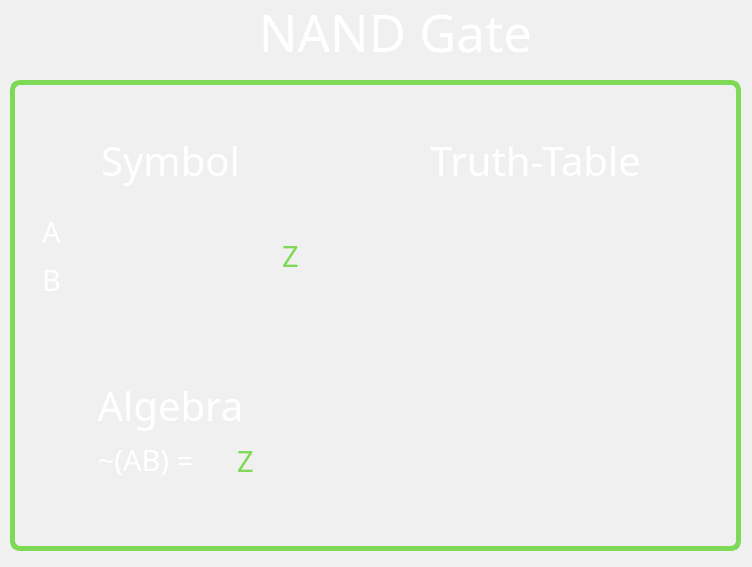
<?xml version="1.0" encoding="UTF-8"?>
<ui version="4.0">
 <class>Nand_Dialog</class>
 <widget class="QDialog" name="Nand_Dialog">
  <property name="geometry">
   <rect>
    <x>0</x>
    <y>0</y>
    <width>752</width>
    <height>567</height>
   </rect>
  </property>
  <property name="palette">
   <palette>
    <active>
     <colorrole role="WindowText">
      <brush brushstyle="SolidPattern">
       <color alpha="255">
        <red>255</red>
        <green>255</green>
        <blue>255</blue>
       </color>
      </brush>
     </colorrole>
     <colorrole role="Button">
      <brush brushstyle="SolidPattern">
       <color alpha="255">
        <red>46</red>
        <green>46</green>
        <blue>46</blue>
       </color>
      </brush>
     </colorrole>
     <colorrole role="Light">
      <brush brushstyle="SolidPattern">
       <color alpha="255">
        <red>69</red>
        <green>69</green>
        <blue>69</blue>
       </color>
      </brush>
     </colorrole>
     <colorrole role="Midlight">
      <brush brushstyle="SolidPattern">
       <color alpha="255">
        <red>57</red>
        <green>57</green>
        <blue>57</blue>
       </color>
      </brush>
     </colorrole>
     <colorrole role="Dark">
      <brush brushstyle="SolidPattern">
       <color alpha="255">
        <red>23</red>
        <green>23</green>
        <blue>23</blue>
       </color>
      </brush>
     </colorrole>
     <colorrole role="Mid">
      <brush brushstyle="SolidPattern">
       <color alpha="255">
        <red>31</red>
        <green>31</green>
        <blue>31</blue>
       </color>
      </brush>
     </colorrole>
     <colorrole role="Text">
      <brush brushstyle="SolidPattern">
       <color alpha="255">
        <red>255</red>
        <green>255</green>
        <blue>255</blue>
       </color>
      </brush>
     </colorrole>
     <colorrole role="BrightText">
      <brush brushstyle="SolidPattern">
       <color alpha="255">
        <red>255</red>
        <green>255</green>
        <blue>255</blue>
       </color>
      </brush>
     </colorrole>
     <colorrole role="ButtonText">
      <brush brushstyle="SolidPattern">
       <color alpha="255">
        <red>255</red>
        <green>255</green>
        <blue>255</blue>
       </color>
      </brush>
     </colorrole>
     <colorrole role="Base">
      <brush brushstyle="SolidPattern">
       <color alpha="255">
        <red>0</red>
        <green>0</green>
        <blue>0</blue>
       </color>
      </brush>
     </colorrole>
     <colorrole role="Window">
      <brush brushstyle="SolidPattern">
       <color alpha="255">
        <red>46</red>
        <green>46</green>
        <blue>46</blue>
       </color>
      </brush>
     </colorrole>
     <colorrole role="Shadow">
      <brush brushstyle="SolidPattern">
       <color alpha="255">
        <red>0</red>
        <green>0</green>
        <blue>0</blue>
       </color>
      </brush>
     </colorrole>
     <colorrole role="AlternateBase">
      <brush brushstyle="SolidPattern">
       <color alpha="255">
        <red>23</red>
        <green>23</green>
        <blue>23</blue>
       </color>
      </brush>
     </colorrole>
     <colorrole role="ToolTipBase">
      <brush brushstyle="SolidPattern">
       <color alpha="255">
        <red>255</red>
        <green>255</green>
        <blue>220</blue>
       </color>
      </brush>
     </colorrole>
     <colorrole role="ToolTipText">
      <brush brushstyle="SolidPattern">
       <color alpha="255">
        <red>0</red>
        <green>0</green>
        <blue>0</blue>
       </color>
      </brush>
     </colorrole>
     <colorrole role="PlaceholderText">
      <brush brushstyle="SolidPattern">
       <color alpha="127">
        <red>255</red>
        <green>255</green>
        <blue>255</blue>
       </color>
      </brush>
     </colorrole>
    </active>
    <inactive>
     <colorrole role="WindowText">
      <brush brushstyle="SolidPattern">
       <color alpha="255">
        <red>0</red>
        <green>0</green>
        <blue>0</blue>
       </color>
      </brush>
     </colorrole>
     <colorrole role="Button">
      <brush brushstyle="SolidPattern">
       <color alpha="255">
        <red>240</red>
        <green>240</green>
        <blue>240</blue>
       </color>
      </brush>
     </colorrole>
     <colorrole role="Light">
      <brush brushstyle="SolidPattern">
       <color alpha="255">
        <red>255</red>
        <green>255</green>
        <blue>255</blue>
       </color>
      </brush>
     </colorrole>
     <colorrole role="Midlight">
      <brush brushstyle="SolidPattern">
       <color alpha="255">
        <red>227</red>
        <green>227</green>
        <blue>227</blue>
       </color>
      </brush>
     </colorrole>
     <colorrole role="Dark">
      <brush brushstyle="SolidPattern">
       <color alpha="255">
        <red>160</red>
        <green>160</green>
        <blue>160</blue>
       </color>
      </brush>
     </colorrole>
     <colorrole role="Mid">
      <brush brushstyle="SolidPattern">
       <color alpha="255">
        <red>160</red>
        <green>160</green>
        <blue>160</blue>
       </color>
      </brush>
     </colorrole>
     <colorrole role="Text">
      <brush brushstyle="SolidPattern">
       <color alpha="255">
        <red>0</red>
        <green>0</green>
        <blue>0</blue>
       </color>
      </brush>
     </colorrole>
     <colorrole role="BrightText">
      <brush brushstyle="SolidPattern">
       <color alpha="255">
        <red>255</red>
        <green>255</green>
        <blue>255</blue>
       </color>
      </brush>
     </colorrole>
     <colorrole role="ButtonText">
      <brush brushstyle="SolidPattern">
       <color alpha="255">
        <red>0</red>
        <green>0</green>
        <blue>0</blue>
       </color>
      </brush>
     </colorrole>
     <colorrole role="Base">
      <brush brushstyle="SolidPattern">
       <color alpha="255">
        <red>255</red>
        <green>255</green>
        <blue>255</blue>
       </color>
      </brush>
     </colorrole>
     <colorrole role="Window">
      <brush brushstyle="SolidPattern">
       <color alpha="255">
        <red>240</red>
        <green>240</green>
        <blue>240</blue>
       </color>
      </brush>
     </colorrole>
     <colorrole role="Shadow">
      <brush brushstyle="SolidPattern">
       <color alpha="255">
        <red>105</red>
        <green>105</green>
        <blue>105</blue>
       </color>
      </brush>
     </colorrole>
     <colorrole role="AlternateBase">
      <brush brushstyle="SolidPattern">
       <color alpha="255">
        <red>245</red>
        <green>245</green>
        <blue>245</blue>
       </color>
      </brush>
     </colorrole>
     <colorrole role="ToolTipBase">
      <brush brushstyle="SolidPattern">
       <color alpha="255">
        <red>255</red>
        <green>255</green>
        <blue>220</blue>
       </color>
      </brush>
     </colorrole>
     <colorrole role="ToolTipText">
      <brush brushstyle="SolidPattern">
       <color alpha="255">
        <red>0</red>
        <green>0</green>
        <blue>0</blue>
       </color>
      </brush>
     </colorrole>
     <colorrole role="PlaceholderText">
      <brush brushstyle="SolidPattern">
       <color alpha="128">
        <red>0</red>
        <green>0</green>
        <blue>0</blue>
       </color>
      </brush>
     </colorrole>
    </inactive>
    <disabled>
     <colorrole role="WindowText">
      <brush brushstyle="SolidPattern">
       <color alpha="255">
        <red>23</red>
        <green>23</green>
        <blue>23</blue>
       </color>
      </brush>
     </colorrole>
     <colorrole role="Button">
      <brush brushstyle="SolidPattern">
       <color alpha="255">
        <red>46</red>
        <green>46</green>
        <blue>46</blue>
       </color>
      </brush>
     </colorrole>
     <colorrole role="Light">
      <brush brushstyle="SolidPattern">
       <color alpha="255">
        <red>69</red>
        <green>69</green>
        <blue>69</blue>
       </color>
      </brush>
     </colorrole>
     <colorrole role="Midlight">
      <brush brushstyle="SolidPattern">
       <color alpha="255">
        <red>57</red>
        <green>57</green>
        <blue>57</blue>
       </color>
      </brush>
     </colorrole>
     <colorrole role="Dark">
      <brush brushstyle="SolidPattern">
       <color alpha="255">
        <red>23</red>
        <green>23</green>
        <blue>23</blue>
       </color>
      </brush>
     </colorrole>
     <colorrole role="Mid">
      <brush brushstyle="SolidPattern">
       <color alpha="255">
        <red>31</red>
        <green>31</green>
        <blue>31</blue>
       </color>
      </brush>
     </colorrole>
     <colorrole role="Text">
      <brush brushstyle="SolidPattern">
       <color alpha="255">
        <red>23</red>
        <green>23</green>
        <blue>23</blue>
       </color>
      </brush>
     </colorrole>
     <colorrole role="BrightText">
      <brush brushstyle="SolidPattern">
       <color alpha="255">
        <red>255</red>
        <green>255</green>
        <blue>255</blue>
       </color>
      </brush>
     </colorrole>
     <colorrole role="ButtonText">
      <brush brushstyle="SolidPattern">
       <color alpha="255">
        <red>23</red>
        <green>23</green>
        <blue>23</blue>
       </color>
      </brush>
     </colorrole>
     <colorrole role="Base">
      <brush brushstyle="SolidPattern">
       <color alpha="255">
        <red>46</red>
        <green>46</green>
        <blue>46</blue>
       </color>
      </brush>
     </colorrole>
     <colorrole role="Window">
      <brush brushstyle="SolidPattern">
       <color alpha="255">
        <red>46</red>
        <green>46</green>
        <blue>46</blue>
       </color>
      </brush>
     </colorrole>
     <colorrole role="Shadow">
      <brush brushstyle="SolidPattern">
       <color alpha="255">
        <red>0</red>
        <green>0</green>
        <blue>0</blue>
       </color>
      </brush>
     </colorrole>
     <colorrole role="AlternateBase">
      <brush brushstyle="SolidPattern">
       <color alpha="255">
        <red>245</red>
        <green>245</green>
        <blue>245</blue>
       </color>
      </brush>
     </colorrole>
     <colorrole role="ToolTipBase">
      <brush brushstyle="SolidPattern">
       <color alpha="255">
        <red>255</red>
        <green>255</green>
        <blue>220</blue>
       </color>
      </brush>
     </colorrole>
     <colorrole role="ToolTipText">
      <brush brushstyle="SolidPattern">
       <color alpha="255">
        <red>0</red>
        <green>0</green>
        <blue>0</blue>
       </color>
      </brush>
     </colorrole>
     <colorrole role="PlaceholderText">
      <brush brushstyle="SolidPattern">
       <color alpha="128">
        <red>0</red>
        <green>0</green>
        <blue>0</blue>
       </color>
      </brush>
     </colorrole>
    </disabled>
   </palette>
  </property>
  <property name="windowTitle">
   <string>Dialog</string>
  </property>
  <widget class="QLabel" name="learningLogicLabel">
   <property name="geometry">
    <rect>
     <x>85</x>
     <y>6</y>
     <width>621</width>
     <height>51</height>
    </rect>
   </property>
   <property name="sizePolicy">
    <sizepolicy hsizetype="Preferred" vsizetype="Preferred">
     <horstretch>0</horstretch>
     <verstretch>0</verstretch>
    </sizepolicy>
   </property>
   <property name="font">
    <font>
     <family>OCR A Extended</family>
     <pointsize>38</pointsize>
    </font>
   </property>
   <property name="styleSheet">
    <string notr="true">color: rgb(255, 255, 255);</string>
   </property>
   <property name="text">
    <string>NAND Gate</string>
   </property>
   <property name="alignment">
    <set>Qt::AlignCenter</set>
   </property>
  </widget>
  <widget class="QGroupBox" name="LearnTable">
   <property name="geometry">
    <rect>
     <x>10</x>
     <y>80</y>
     <width>731</width>
     <height>471</height>
    </rect>
   </property>
   <property name="styleSheet">
    <string notr="true">QGroupBox#LearnTable { 
     border: 5px solid green; 
     border-radius: 10px; 
	border-color: rgb(126, 217, 87);
 } </string>
   </property>
   <property name="title">
    <string/>
   </property>
   <widget class="QLabel" name="SymbolLabel">
    <property name="geometry">
     <rect>
      <x>70</x>
      <y>40</y>
      <width>181</width>
      <height>81</height>
     </rect>
    </property>
    <property name="sizePolicy">
     <sizepolicy hsizetype="Preferred" vsizetype="Preferred">
      <horstretch>0</horstretch>
      <verstretch>0</verstretch>
     </sizepolicy>
    </property>
    <property name="font">
     <font>
      <family>OCR A Extended</family>
      <pointsize>30</pointsize>
     </font>
    </property>
    <property name="styleSheet">
     <string notr="true">color: rgb(255, 255, 255);</string>
    </property>
    <property name="text">
     <string>Symbol</string>
    </property>
    <property name="alignment">
     <set>Qt::AlignCenter</set>
    </property>
   </widget>
   <widget class="QLabel" name="SymbolLabel_2">
    <property name="geometry">
     <rect>
      <x>50</x>
      <y>280</y>
      <width>221</width>
      <height>91</height>
     </rect>
    </property>
    <property name="sizePolicy">
     <sizepolicy hsizetype="Preferred" vsizetype="Preferred">
      <horstretch>0</horstretch>
      <verstretch>0</verstretch>
     </sizepolicy>
    </property>
    <property name="font">
     <font>
      <family>OCR A Extended</family>
      <pointsize>30</pointsize>
     </font>
    </property>
    <property name="styleSheet">
     <string notr="true">color: rgb(255, 255, 255);</string>
    </property>
    <property name="text">
     <string>Algebra</string>
    </property>
    <property name="alignment">
     <set>Qt::AlignCenter</set>
    </property>
   </widget>
   <widget class="QLabel" name="SymbolLabel_3">
    <property name="geometry">
     <rect>
      <x>350</x>
      <y>55</y>
      <width>351</width>
      <height>51</height>
     </rect>
    </property>
    <property name="sizePolicy">
     <sizepolicy hsizetype="Preferred" vsizetype="Preferred">
      <horstretch>0</horstretch>
      <verstretch>0</verstretch>
     </sizepolicy>
    </property>
    <property name="font">
     <font>
      <family>OCR A Extended</family>
      <pointsize>30</pointsize>
     </font>
    </property>
    <property name="styleSheet">
     <string notr="true">color: rgb(255, 255, 255);</string>
    </property>
    <property name="text">
     <string>Truth-Table</string>
    </property>
    <property name="alignment">
     <set>Qt::AlignCenter</set>
    </property>
   </widget>
   <widget class="QLabel" name="SymbolLabel_4">
    <property name="geometry">
     <rect>
      <x>260</x>
      <y>150</y>
      <width>41</width>
      <height>51</height>
     </rect>
    </property>
    <property name="sizePolicy">
     <sizepolicy hsizetype="Preferred" vsizetype="Preferred">
      <horstretch>0</horstretch>
      <verstretch>0</verstretch>
     </sizepolicy>
    </property>
    <property name="font">
     <font>
      <family>OCR A Extended</family>
      <pointsize>22</pointsize>
     </font>
    </property>
    <property name="styleSheet">
     <string notr="true">color: rgb(126, 217, 87);</string>
    </property>
    <property name="text">
     <string>Z</string>
    </property>
    <property name="alignment">
     <set>Qt::AlignCenter</set>
    </property>
   </widget>
   <widget class="QLabel" name="SymbolLabel_5">
    <property name="geometry">
     <rect>
      <x>21</x>
      <y>126</y>
      <width>41</width>
      <height>51</height>
     </rect>
    </property>
    <property name="sizePolicy">
     <sizepolicy hsizetype="Preferred" vsizetype="Preferred">
      <horstretch>0</horstretch>
      <verstretch>0</verstretch>
     </sizepolicy>
    </property>
    <property name="font">
     <font>
      <family>OCR A Extended</family>
      <pointsize>22</pointsize>
     </font>
    </property>
    <property name="styleSheet">
     <string notr="true">color: rgb(255, 255, 255);</string>
    </property>
    <property name="text">
     <string>A</string>
    </property>
    <property name="alignment">
     <set>Qt::AlignCenter</set>
    </property>
   </widget>
   <widget class="QLabel" name="SymbolLabel_6">
    <property name="geometry">
     <rect>
      <x>21</x>
      <y>174</y>
      <width>41</width>
      <height>51</height>
     </rect>
    </property>
    <property name="sizePolicy">
     <sizepolicy hsizetype="Preferred" vsizetype="Preferred">
      <horstretch>0</horstretch>
      <verstretch>0</verstretch>
     </sizepolicy>
    </property>
    <property name="font">
     <font>
      <family>OCR A Extended</family>
      <pointsize>22</pointsize>
     </font>
    </property>
    <property name="styleSheet">
     <string notr="true">color: rgb(255, 255, 255);</string>
    </property>
    <property name="text">
     <string>B</string>
    </property>
    <property name="alignment">
     <set>Qt::AlignCenter</set>
    </property>
   </widget>
   <widget class="QLabel" name="SymbolLabel_7">
    <property name="geometry">
     <rect>
      <x>50</x>
      <y>354</y>
      <width>171</width>
      <height>51</height>
     </rect>
    </property>
    <property name="sizePolicy">
     <sizepolicy hsizetype="Preferred" vsizetype="Preferred">
      <horstretch>0</horstretch>
      <verstretch>0</verstretch>
     </sizepolicy>
    </property>
    <property name="font">
     <font>
      <family>OCR A Extended</family>
      <pointsize>22</pointsize>
     </font>
    </property>
    <property name="styleSheet">
     <string notr="true">color: rgb(255, 255, 255);</string>
    </property>
    <property name="text">
     <string>~(AB) =</string>
    </property>
    <property name="alignment">
     <set>Qt::AlignCenter</set>
    </property>
   </widget>
   <widget class="QLabel" name="label">
    <property name="geometry">
     <rect>
      <x>368</x>
      <y>139</y>
      <width>321</width>
      <height>221</height>
     </rect>
    </property>
    <property name="text">
     <string/>
    </property>
    <property name="pixmap">
     <pixmap resource="Tables.qrc">:/Tables/NandTable.png</pixmap>
    </property>
    <property name="scaledContents">
     <bool>true</bool>
    </property>
   </widget>
   <widget class="QLabel" name="label_2">
    <property name="geometry">
     <rect>
      <x>61</x>
      <y>132</y>
      <width>201</width>
      <height>91</height>
     </rect>
    </property>
    <property name="text">
     <string/>
    </property>
    <property name="pixmap">
     <pixmap resource="Gates.qrc">:/icons/NANDpins.png</pixmap>
    </property>
    <property name="scaledContents">
     <bool>true</bool>
    </property>
   </widget>
   <widget class="QLabel" name="SymbolLabel_8">
    <property name="geometry">
     <rect>
      <x>220</x>
      <y>355</y>
      <width>31</width>
      <height>51</height>
     </rect>
    </property>
    <property name="sizePolicy">
     <sizepolicy hsizetype="Preferred" vsizetype="Preferred">
      <horstretch>0</horstretch>
      <verstretch>0</verstretch>
     </sizepolicy>
    </property>
    <property name="font">
     <font>
      <family>OCR A Extended</family>
      <pointsize>22</pointsize>
     </font>
    </property>
    <property name="styleSheet">
     <string notr="true">color: rgb(126, 217, 87)</string>
    </property>
    <property name="text">
     <string>Z</string>
    </property>
    <property name="alignment">
     <set>Qt::AlignCenter</set>
    </property>
   </widget>
  </widget>
 </widget>
 <resources>
  <include location="Gates.qrc"/>
  <include location="Tables.qrc"/>
 </resources>
 <connections/>
</ui>
